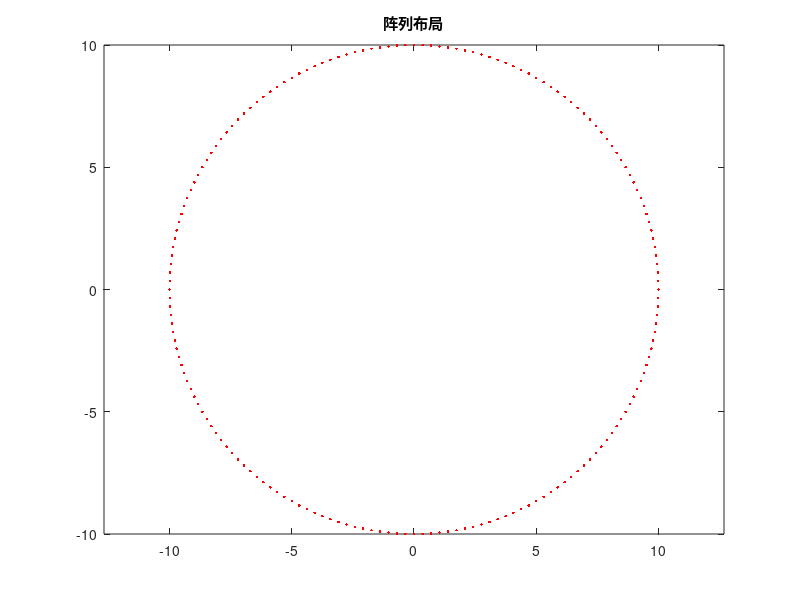

MATLAB code for this plot: (Note: this script raises an error after producing the figure.)
clear;
clc;
close all;
addpath('C:\Users\DELL\Desktop\T_Array_Sim\function')
addpath('C:\Users\DELL\Desktop\L1\原图')
addpath('C:\Users\DELL\Desktop\L1\工作区')
addpath('C:\Users\DELL\Desktop\L1\function')
%% 圆形阵列
shape_radius=10; % 圆形半径
particle_x =[]; % 粒子x矩阵
particle_y =[];  % 粒子y矩阵
N= 180 ;  % 圆形均分数量
for k=1:N           
    x =shape_radius*cos(2*k*pi/N);
    y =shape_radius*sin(2*k*pi/N);
    particle_x =[particle_x x];
    particle_y =[particle_y y]; 
end
plot(particle_x,particle_y,'r.');title('阵列布局');
axis equal;
CLAx=particle_x;
CLAy=particle_y;

%生成采样基线
[ak,aj] =pairs(length(CLAx));

%最短基线
du =0.6;
u0 = du*(CLAx(aj)-CLAx(ak));
v0 = du*(CLAy(aj)-CLAy(ak));

u1=[0;u0(:);-u0(:)];
v1=[0;v0(:);-v0(:)];

figure;
plot(u1,v1,'.r')
xlabel('u');
ylabel('v'); 
title('u-v');
axis equal;

% figure;
% plot(CLAx,CLAy,'r.');
% axis equal;
% xlabel('X');
% ylabel('Y');
% title('阵列布局');

%% 目标场景生成
load('Original.mat');
Original=Original(250:400,50:200);
[etaeta,xixi]=size(Original);
xi0 = linspace(-1,1,xixi);
eta0 = linspace(-1,1,etaeta);
[xi,eta] = meshgrid(xi0,eta0);
TB_init=Original;
dum = find(sqrt(xi.^2+eta.^2)<1);
xis = xi(dum);
etas = eta(dum);
TB = TB_init(dum);
TBs_init=nan(size(xi));
TBs_init(dum)=real(TB);
figure;pcolor(xi,eta,TBs_init);shading interp;colorbar; caxis([0 5]);%原始图像
%% 天线方向图仿真
theta = real(asind(sqrt(xi.^2+eta.^2)));
Fn = cosd(theta).^3;
Fns = Fn(dum);
u=u1;v=v1;
Band=20*1e6;%带宽
Freq = 1.4e9;%中心频率
%% G矩阵
% for ii=1:length(u) 
%   Gmatrix(ii,:)=Fns.*sinc(Band.*(u(ii)*xis+v(ii)*etas)./Freq).*exp(-1j*2*pi*(u(ii)*xis+v(ii)*etas))./sqrt(1-xis.^2-etas.^2);
% end
load('Gmatrix_180');
VF=Gmatrix*TB;
% temp=pinv(Gmatrix);
% TB2=temp*VF;
%% 加噪声
% noise=0.01;
% VF = VF+sqrt(noise*max(VF))*randn(size(VF));
%% 随机采样矩阵S m*M
% per=0.7;%数据使用量
% m=ceil(per*length(VF));
% S_eye=eye(length(VF));%生成单位阵
% temp1=(1:length(VF))';%位置
% temp2=temp1(randperm(length(temp1)));%随机顺序
% b=(temp2(1:(length(VF)-m)))';%要删除的行的标号
% S=S_eye;
% [row,col]=size(S_eye);   
% for i=1:length(b)
%     S(b(i),:)=ones(1,col)*NaN;            
% end
% S(isnan(S))=[];%删除完所有NaN后变成一列
% S=reshape(S,length(S)/col,col);%按照固定的列数重新排列,得到新矩阵
S=eye(length(VF));%百分百数据量
%% 离散余弦变换基D n*n
k = length(TB);          
D = sqrt(2 / k)*cos((0:k-1)'*((0:k-1)+0.5)*pi/k);
D(1,:) = D(1,:) / sqrt(2);%离散余弦变换基
% % T_dct = dct2(TB) ;    % matlab DCT函数DCT变换  idct逆变换
% % D=fft(eye(length(TB),length(TB)))/sqrt(length(TB));%离散傅里叶变换稀疏基
%% L1加权
f=S*VF;%测量数据
A=S*Gmatrix;
mu=10;%正则化系数
lambda=1;%拆分正则化系数
% Niter=10;%最大迭代次数
Niter=10;%最大迭代次数
a=1;%没有用到的参数
beta=300;%参数   60个阵元时23 180个阵元时300
%计算u = arg min ||u||_1+0.5*mu||Au-f||_2^2   u为TB
[u,mu,K,beta]=L1Adpt_tiduWWSplitBregmanIteration(f,A,mu,beta,Niter,a);
%%  计算T
% u2=D'*u;%逆变换
%无混叠视场
TB_resolve=nan(size(xi));
TB_resolve(dum)=real(u);
xi2=nan(size(xi(17:84,17:84)));
eta2=nan(size(eta(17:84,17:84)));
xi2(1:68,1:68)=xi(17:84,17:84);
eta2(1:68,1:68)=eta(17:84,17:84);
% figure;pcolor(xi2,eta2,TB_resolve(17:84,17:84));shading interp;colorbar; caxis([20 220]);
figure;pcolor(xi2,eta2,TB_resolve(17:84,17:84));shading interp;colorbar; caxis([0 5]);
bias=nan(size(xi));
bias=TB_resolve-TBs_init;%bias误差
bias_resolve=bias(17:84,17:84);
bias_resolve=bias_resolve(:);%拉成二维
RMSE_resolve=sqrt(mean((real(bias_resolve)).^2))
PSNR_resolve=20*(log10(255/RMSE_resolve));
% 无混叠原图
% figure;pcolor(xi2,eta2,TBs_init(17:84,17:84));shading interp;colorbar; caxis([20 220]);
%% --Tikhonov正则化 重构-------------
A = Gmatrix;b_bar=VF;
b = b_bar;
[U,s,V] = csvd (A);
figure
subplot (2,2,1);
lambda_l = l_curve (U,s,b); 
subplot (2,2,2);
k_l = l_curve (U,s,b,'tsvd'); 
subplot (2,2,3);
lambda_gcv = gcv (U,s,b); 
subplot (2,2,4);
k_gcv = gcv (U,s,b,'tsvd'); 
%---------Tikhonov正则化------------
T_tikh_l = tikhonov (U,s,V,b,lambda_l);
T_tikh_gcv = tikhonov (U,s,V,b,lambda_gcv);
% ------图像显示----------------
% TBs_tikh=nan(size(xi));
% TBs_tikh(dum)=real(T_tikh_gcv);
% figure;pcolor(xi,eta,TBs_tikh);shading interp; colorbar;caxis([20 220]);
% 求图像误差
% bias_tikh=TBs_tikh-TBs_init;
% 计算MAE误差
% MAE_tikh=mean(abs(real(T_tikh_gcv)-TB));
% 均方根误差
% RMSE_tikh=sqrt(1/length(dum)*sum((real(T_tikh_gcv)-TB).^2))

TB_tikh_gcv=nan(size(xi));
TB_tikh_gcv(dum)=real(T_tikh_gcv);
xi2=nan(size(xi(17:84,17:84)));
eta2=nan(size(eta(17:84,17:84)));
xi2(1:68,1:68)=xi(17:84,17:84);
eta2(1:68,1:68)=eta(17:84,17:84);
figure;pcolor(xi2,eta2,TB_tikh_gcv(17:84,17:84));shading interp;colorbar; caxis([20 220]);
bias=nan(size(xi));
bias=TB_tikh_gcv-TBs_init;%bias误差
bias_tikh_gcv=bias(17:84,17:84);
bias_tikh_gcv=bias_tikh_gcv(:);%拉成二维
RMSE_tikh_gcv=sqrt(mean((real(bias_tikh_gcv)).^2))
%% --------------TSVD正则化 重构-------------
%不加噪声反演不了
T_tsvd_l = tsvd (U,s,V,b,k_l);
T_tsvd_gcv = tsvd (U,s,V,b,k_gcv);
TBs_tsvd=nan(size(xi));
TBs_tsvd(dum)=real(T_tsvd_gcv);

TB_tsvd=nan(size(xi));
TB_tsvd(dum)=real(T_tsvd_gcv);
xi2=nan(size(xi(17:84,17:84)));
eta2=nan(size(eta(17:84,17:84)));
xi2(1:68,1:68)=xi(17:84,17:84);
eta2(1:68,1:68)=eta(17:84,17:84);
figure;pcolor(xi2,eta2,TB_tsvd(17:84,17:84));shading interp;colorbar; caxis([20 220]);
bias=nan(size(xi));
bias=TB_tsvd-TBs_init;%bias误差
bias_tsvd=bias(17:84,17:84);
bias_tsvd=bias_tsvd(:);%拉成二维
RMSE_tsvd=sqrt(mean((real(bias_tsvd)).^2))